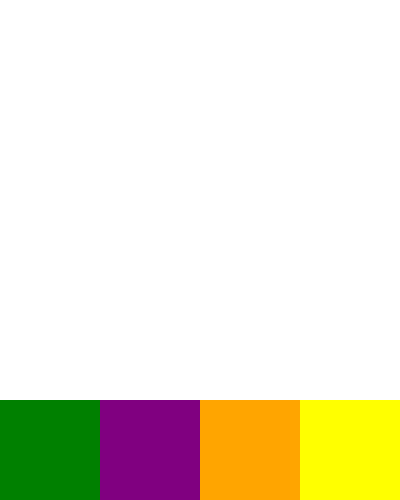
Frame 1 (no input)
Frame 60 (no input): identical to frame 1, image omitted
Frame 120 (the mouse pressed at the canvas centre since frame 60): identical to frame 1, image omitted

The p5.js sketch that drew this single still picture (run headless with seeded random() and noise() and a simulated clock; from frame 60 on, the mouse is pressed at the canvas centre):

// p5.js sketch
// ── sketch.js
var boundary0 = 0;
var boundary1 = 0;
var boundary2 = 0;
var boundary3 = 0;
var topBoundary = 0;
var bottomBoundary = 0; 

var buttonSize = 100; 

function setup() {
  createCanvas (400,500);
  boundary0 = 0;
  boundary1 = 100;
  boundary2 = 200;
  boundary3 = 300;
  topBoundary = 400;
  bottomBoundary = height;
  noStroke();
}

function draw() {
  fill("green");
  rect(boundary0, topBoundary, buttonSize, buttonSize);
  fill ("purple");
  rect (boundary1, topBoundary, buttonSize, buttonSize);
  fill ("orange");
  rect (boundary2, topBoundary, buttonSize, buttonSize);
  fill ("yellow");
  rect (boundary3, topBoundary, buttonSize, buttonSize);
}
